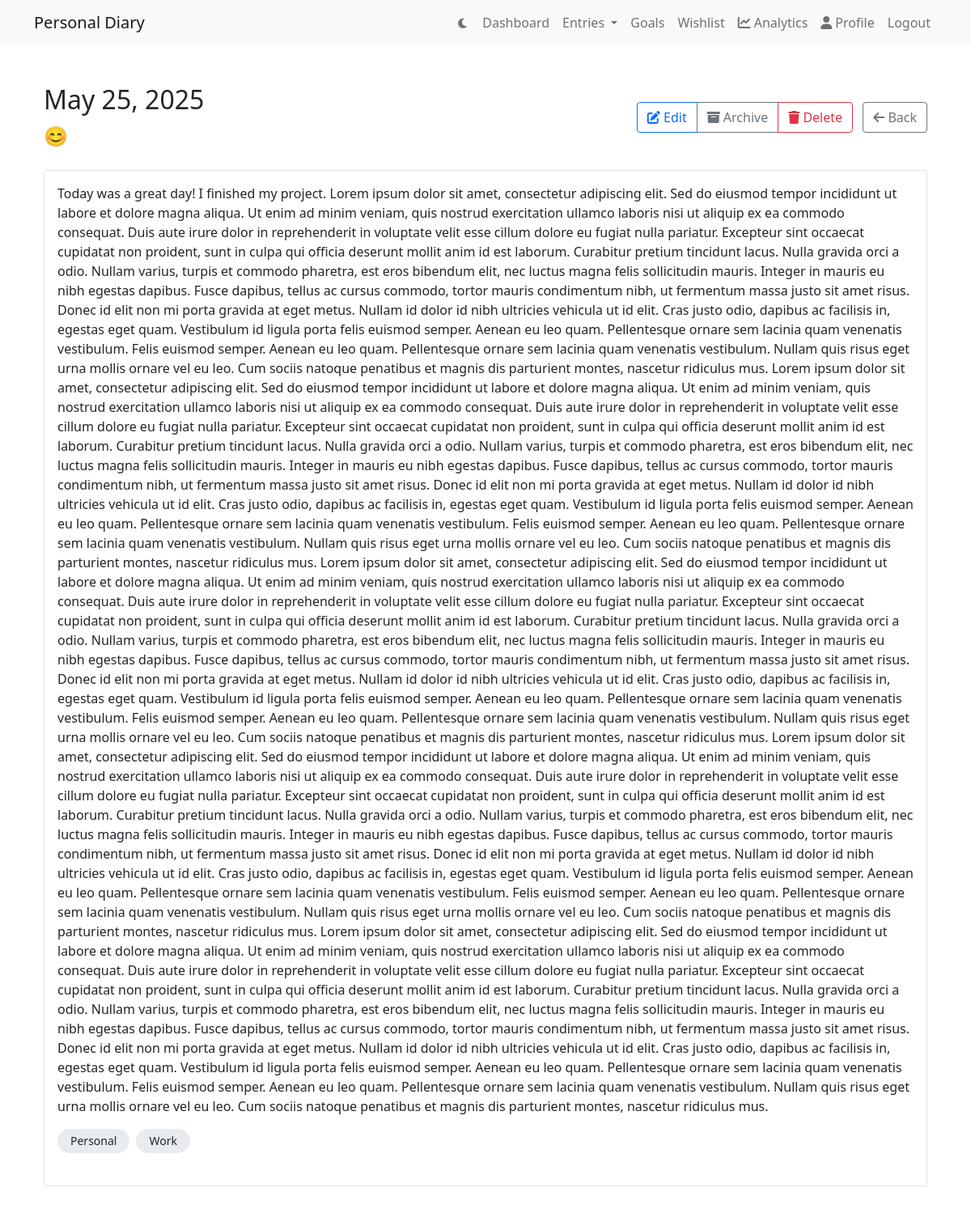
The page /entry/43/ (signed in) on the database as committed earlier.
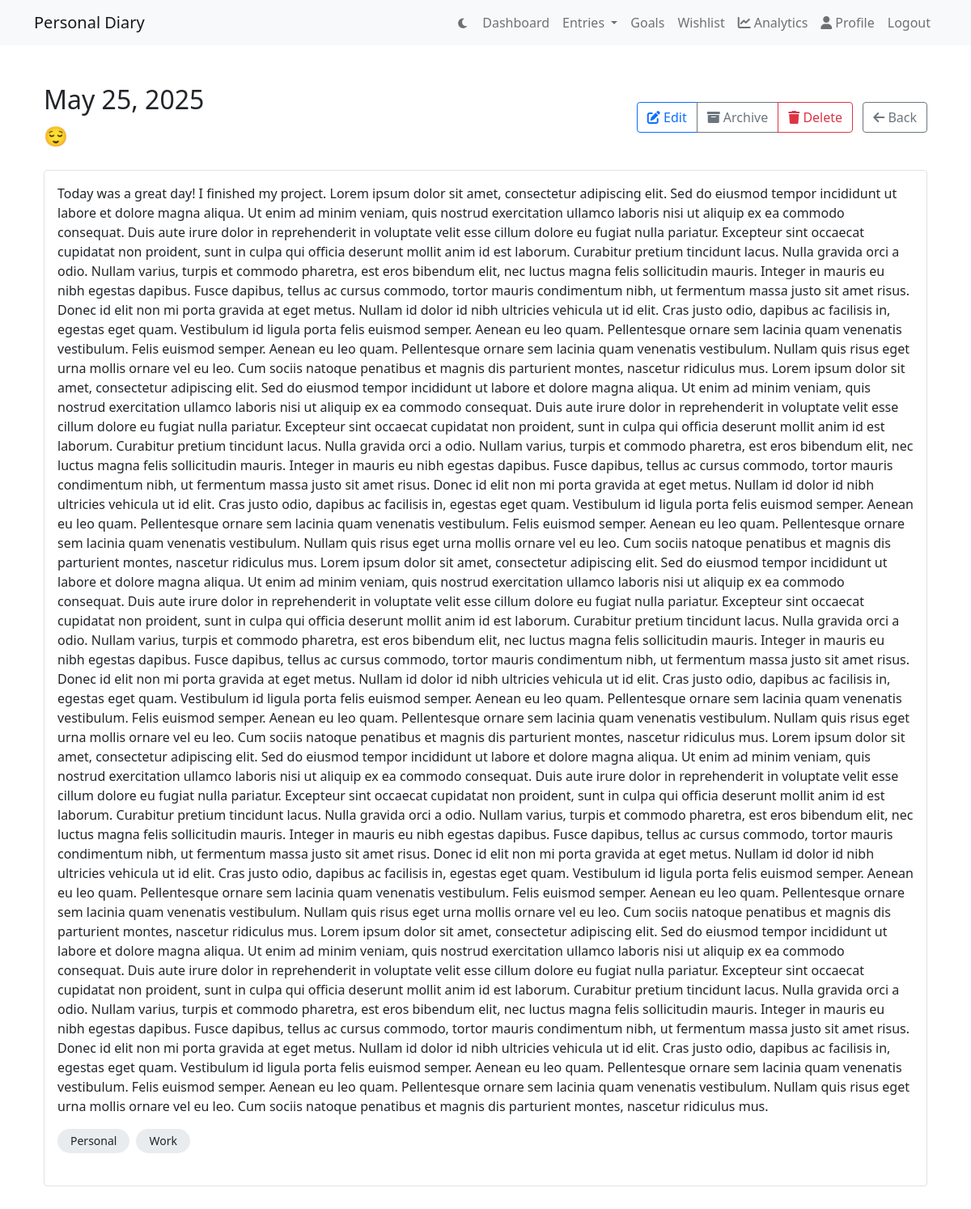
The same page on the database as committed later.
### diary/models.py (models this page shows, shortened)
class DiaryEntry(models.Model):
    STATUS_CHOICES = [
        ('active', 'Active'),
        ('archived', 'Archived'),
        ('trash', 'Trash')
    ]
    user = models.ForeignKey(User, on_delete=models.CASCADE)
    content = models.TextField()
    emoji_of_day = models.CharField(max_length=50, blank=True)
    created_at = models.DateTimeField(auto_now_add=True)
    tags = models.ManyToManyField('Tag', blank=True)
    daily_mood = models.ForeignKey(
        DailyMood,
        on_delete=models.SET_NULL,
        null=True,
        blank=True,
        related_name='entries'
    )
    is_autosave = models.BooleanField(default=False)
    status = models.CharField(
        max_length=10,
        choices=STATUS_CHOICES,
        default='active'
    )
    deleted_at = models.DateTimeField(null=True, blank=True)

### diary/views.py (the view)
# urls.py: path('entry/<int:pk>/', views.entry_detail, name='entry-detail'),
@login_required
def entry_detail(request, pk):
    entry = get_object_or_404(DiaryEntry.objects.prefetch_related('tags'), pk=pk, user=request.user)
    view_type = 'trash' if entry.status == 'trash' else 'archive' if entry.status == 'archived' else 'active'
    return render(request, 'diary/entry_detail.html', {
        'entry': entry,
        'view_type': view_type,
        'dark_mode': request.user.profile.dark_mode
        })

### diary/templates/diary/entry_detail.html (shortened to what this page needs)
{% extends "diary/layout.html" %}
{% block content %}
<div class="container py-4">
    <div class="row mb-4">
        <div class="col">
            <div class="d-flex justify-content-between align-items-center">
                <div>
                    <h2 class="mb-0">{{ entry.created_at|date:"F j, Y" }}</h2>
                    {% if entry.emoji_of_day %}
                        <div class="fs-4 mt-2">{{ entry.emoji_of_day }}</div>
                    {% endif %}
                </div>
                <div>
                    <div class="btn-group">
                        {% if view_type == 'trash' %}
                            <button class="btn btn-outline-success" onclick="restoreEntry({{ entry.pk }})">
                                <i class="fas fa-undo"></i> Restore
                            </button>
                        {% elif view_type == 'archive' %}
                            <button class="btn btn-outline-success" onclick="unarchiveEntry({{ entry.pk }})">
                                <i class="fas fa-box-open"></i> Unarchive
                            </button>
                        {% else %}
                            <a href="{% url 'entry-edit' pk=entry.pk %}" class="btn btn-outline-primary">
                                <i class="fas fa-edit"></i> Edit
                            </a>
                            <button class="btn btn-outline-secondary" onclick="archiveEntry({{ entry.pk }})">
                                <i class="fas fa-archive"></i> Archive
                            </button>
                            <button class="btn btn-outline-danger" onclick="trashEntry({{ entry.pk }})">
                                <i class="fas fa-trash"></i> Delete
                            </button>
                        {% endif %}
                    </div>
                    <a href="{% if view_type == 'trash' %}{% url 'entries-trash' %}{% elif view_type == 'archive' %}{% url 'entries-archive' %}{% else %}{% url 'entries-list' %}{% endif %}" class="btn btn-outline-secondary ms-2">
                        <i class="fas fa-arrow-left"></i> Back
                    </a>
                </div>
            </div>
        </div>
    </div>
    <div class="card mb-4">
        <div class="card-body">
            <div class="entry-content">
                {{ entry.content|safe }}
            </div>
            {% if entry.tags.all %}
                <div class="tags mb-4">
                    {% for tag in entry.tags.all %}
                        <span class="badge bg-tag">{{ tag.name }}</span>
                    {% endfor %}
                </div>
            {% endif %}
        </div>
    </div>
</div>
{% endblock %}

Rows that differ between the two databases and show on the page:
changed DiaryEntry: emoji_of_day "😊" → "😌"
